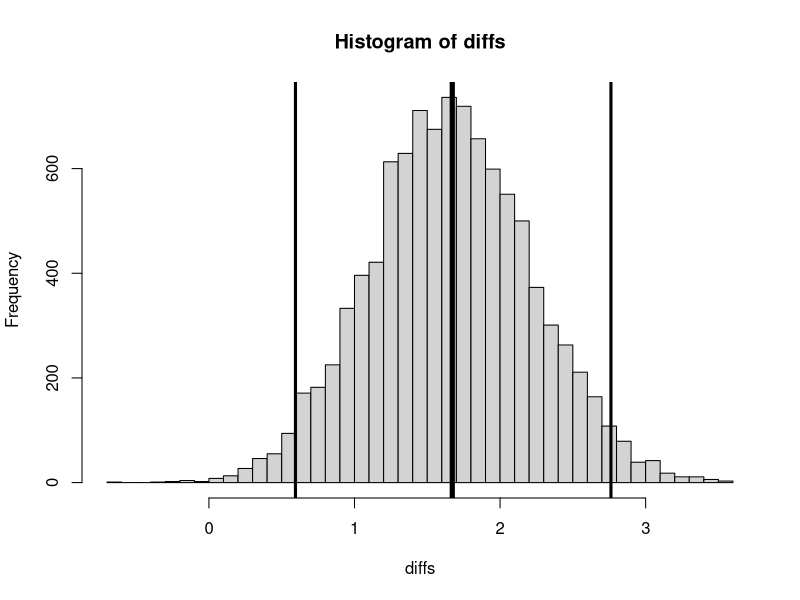
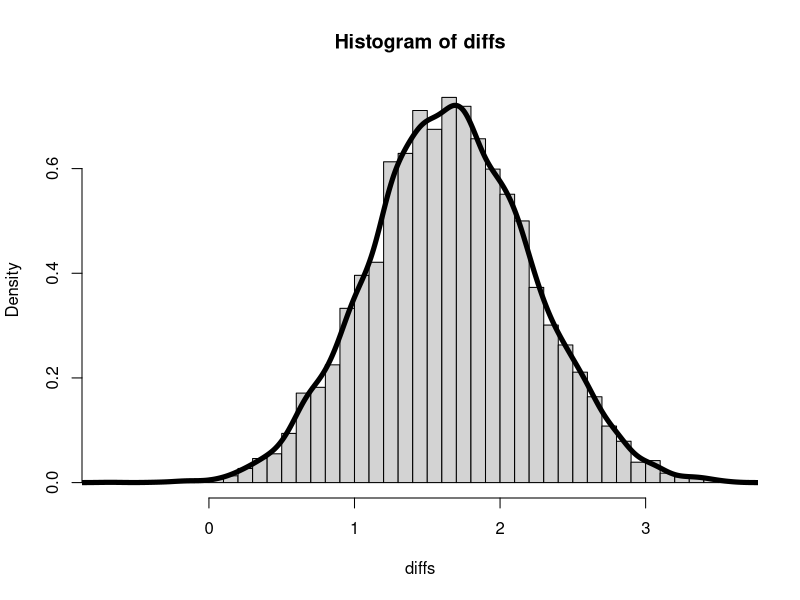
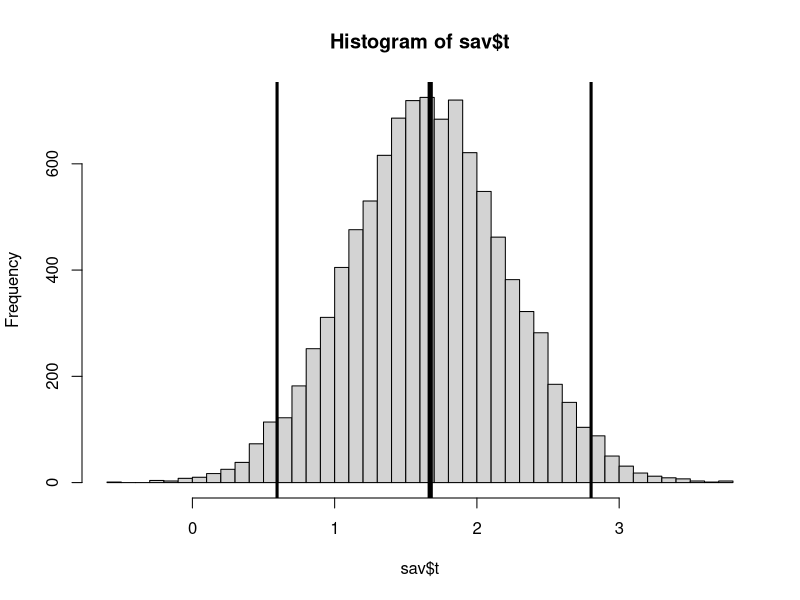
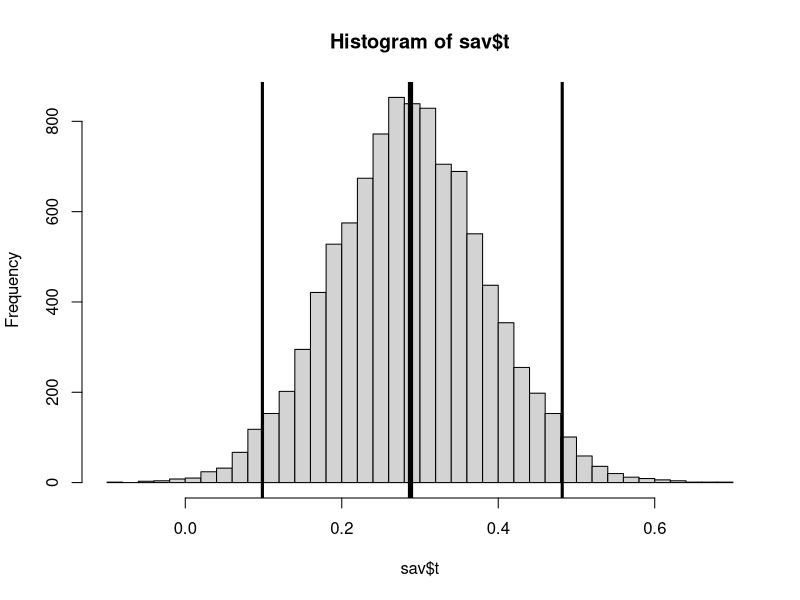
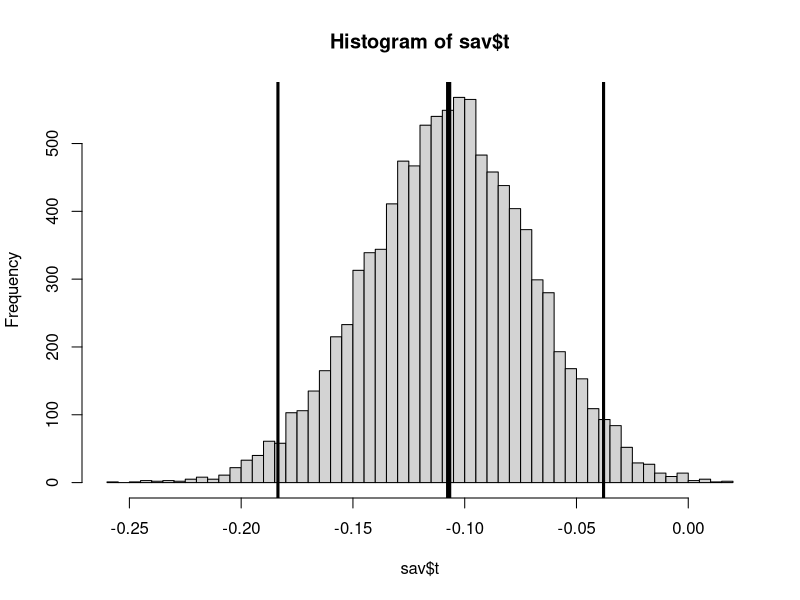
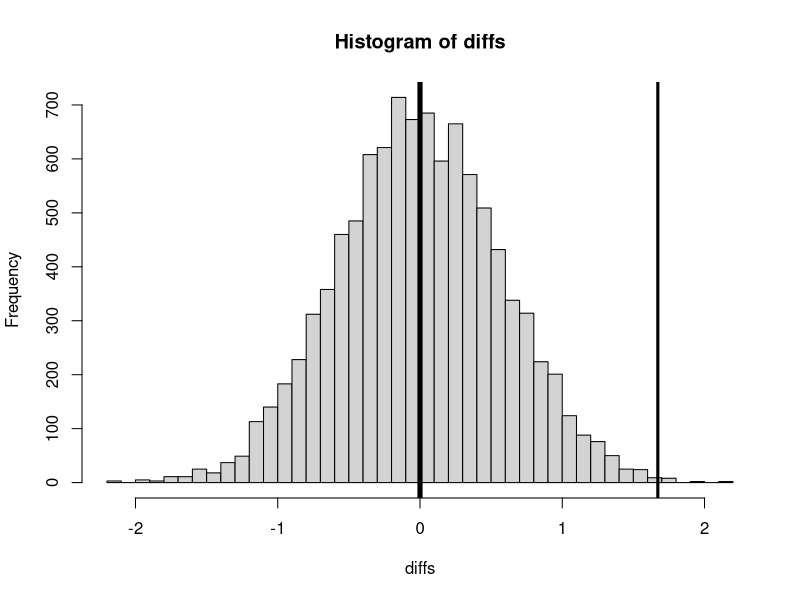
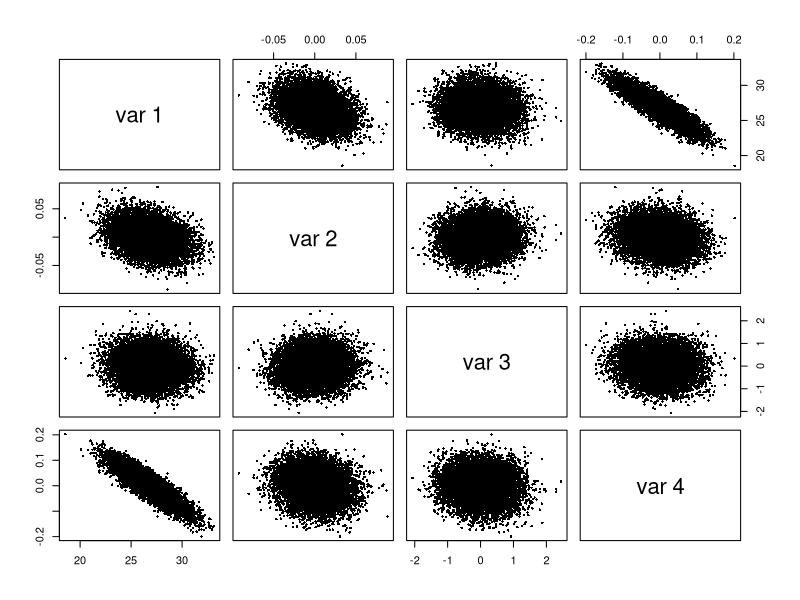
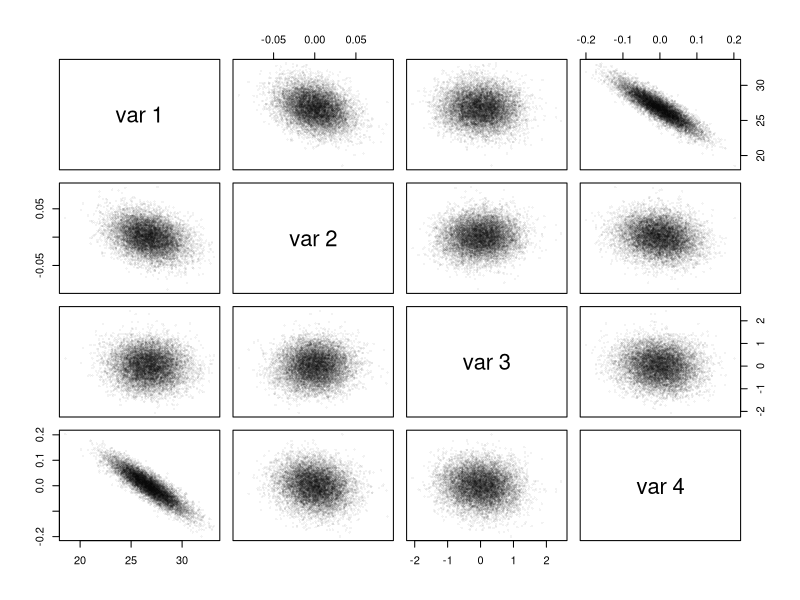

The R source for these figures, in order: (Note: a time limit stopped this script after it produced the figures.)
############################################################################

# Open Online R Stream (https://www.wvbauer.com/doku.php/live_streams)
#
# By:   Wolfgang Viechtbauer (https://www.wvbauer.com)
# Date: 2021-03-11
#
# Topic(s):
# - bootstrapping
# - permutation testing
#
# last updated: 2021-03-11

############################################################################

# read in data
dat <- read.delim("data_survey_edit.txt")

# look at first 6 rows of dataset
head(dat)

# number of rows
nrow(dat)

# to make things a bit easier below, keep only participants with complete data
# on the variables age, sex, pss, rses, and lotr
dat <- dat[complete.cases(dat[c("age", "sex", "pss", "rses", "lotr")]),]

# so we lose 5 participants
nrow(dat)

# mean stress level for female versus male participants
by(dat$pss, dat$sex, mean)

# mean difference
mean(dat$pss[dat$sex == "female"]) - mean(dat$pss[dat$sex == "male"])

# t-test of H0: true mean difference is 0
# https://en.wikipedia.org/wiki/T-test#Equal_or_unequal_sample_sizes,_similar_variances_(1/2_%3C_sX1/sX2_%3C_2)
t.test(pss ~ sex, data=dat, var.equal=TRUE)

############################################################################

# bootstrapping: https://en.wikipedia.org/wiki/Bootstrapping_(statistics)

# bootstrap the mean difference

set.seed(1234)

iters <- 10000
diffs <- rep(NA, iters)
n <- nrow(dat)

for (i in 1:iters) {

   ids <- sample(n, replace=TRUE)
   sub <- dat[ids,]
   diffs[i] <- mean(sub$pss[sub$sex == "female"]) - mean(sub$pss[sub$sex == "male"])

}

hist(diffs, breaks=50)
abline(v=mean(dat$pss[dat$sex == "female"]) - mean(dat$pss[dat$sex == "male"]), lwd=5)
mean(diffs)

ci <- quantile(diffs, c(.025, .975))
ci

abline(v=ci, lwd=3)

# histogram with kernel density estimate of bootstrap distribution superimposed

hist(diffs, breaks=50, freq=FALSE)
lines(density(diffs), lwd=5)

# let's use the boot package for this

library(boot)

bootfun <- function(data, ids) {

   sub <- data[ids,]
   mean(sub$pss[sub$sex == "female"]) - mean(sub$pss[sub$sex == "male"])

}

set.seed(1234)

sav <- boot(dat, statistic=bootfun, R=10000)
sav

hist(sav$t, breaks=50)
abline(v=sav$t0, lwd=5)

cis <- boot.ci(sav)
cis

abline(v=cis$bca[4:5], lwd=3)

# note: not exactly the same, but we can ignore the difference
cis$percent[4:5]
quantile(sav$t, c(.025, .975))

# or we can get the same percentile CI with this
quantile(sav$t, c(.025, .975), type=6)

############################################################################

# bootstrap CI for the standardized mean difference

bootfun <- function(data, ids) {

   sub <- data[ids,]
   pss.f <- sub$pss[sub$sex == "female"]
   pss.m <- sub$pss[sub$sex == "male"]
   varp <- ((length(pss.f)-1)*sd(pss.f)^2 + (length(pss.m)-1)*sd(pss.m)^2) / (nrow(sub) - 2)
   (mean(pss.f) - mean(pss.m)) / sqrt(varp)

}

set.seed(1234)

sav <- boot(dat, statistic=bootfun, R=10000)
sav

hist(sav$t, breaks=50)
abline(v=sav$t0, lwd=5)

cis <- boot.ci(sav)
cis

abline(v=cis$bca[4:5], lwd=3)

############################################################################

# bootstrap CI for cor(pss,rses) - cor(pss,lotr)

cor(dat$pss, dat$rses)
cor(dat$pss, dat$lotr)
cor(dat$pss, dat$rses) - cor(dat$pss, dat$lotr)

bootfun <- function(data, ids) {
   sub <- data[ids,]
   cor(sub$pss, sub$rses) - cor(sub$pss, sub$lotr)
}

set.seed(1234)

sav <- boot(dat, statistic=bootfun, R=10000)
sav

hist(sav$t, breaks=50)
abline(v=sav$t0, lwd=5)

cis <- boot.ci(sav)
cis

abline(v=cis$bca[4:5], lwd=3)

############################################################################

# permutation testing: https://en.wikipedia.org/wiki/Resampling_(statistics)#Permutation_tests

set.seed(1234)

iters <- 10000
diffs <- rep(NA, iters)

for (i in 1:iters) {

   sub <- dat
   sub$sex <- sample(sub$sex)
   diffs[i] <- mean(sub$pss[sub$sex == "female"]) - mean(sub$pss[sub$sex == "male"])

}

hist(diffs, breaks=50)
abline(v=0, lwd=5)
obsdiff <- mean(dat$pss[dat$sex == "female"]) - mean(dat$pss[dat$sex == "male"])
abline(v=obsdiff, lwd=3)

mean(diffs >= obsdiff)
mean(abs(diffs) >= abs(obsdiff))

# compare with t-test
t.test(pss ~ sex, data=dat, var.equal=TRUE)

############################################################################

# permutation testing in the context of a regression model

res <- lm(pss ~ age + sex + rses, data=dat)
summary(res)

set.seed(1234)

iters <- 10000
coefs <- matrix(NA, nrow=iters, ncol=4)

for (i in 1:iters) {

   sub <- dat
   sub$pss <- sample(sub$pss)
   tmp <- lm(pss ~ age + sex + rses, data=sub)
   coefs[i,] <- coef(tmp)

}

pairs(coefs, pch=16, cex=0.5)

pairs(coefs, pch=16, cex=0.5, col=rgb(0,0,0,.05))

# put histograms on the diagonal
panel.hist <- function(x, ...) {
   usr <- par("usr"); on.exit(par(usr))
   par(usr = c(usr[1:2], 0, 1.5))
   h <- hist(x, plot = FALSE, breaks = 50)
   breaks <- h$breaks; nB <- length(breaks)
   y <- h$counts; y <- y/max(y)
   rect(breaks[-nB], 0, breaks[-1], y, col = "lightgray")
}

pairs(coefs, pch=20, cex=0.5, col=rgb(0,0,0,.05), diag.panel=panel.hist)

mean(abs(coefs[,1]) >= abs(coef(res)[1]))
mean(abs(coefs[,2]) >= abs(coef(res)[2]))
mean(abs(coefs[,3]) >= abs(coef(res)[3]))
mean(abs(coefs[,4]) >= abs(coef(res)[4]))

# compare with summary(lm())
summary(res)

# to avoid a p-value of 0, can do a +1 correction
(sum(abs(coefs[,4]) >= abs(coef(res)[4])) + 1) / (iters + 1)

# a CI for R^2 using bootstrapping

bootfun <- function(data, ids) {

   sub <- data[ids,]
   tmp <- lm(pss ~ age + sex + rses, data=sub)
   summary(tmp)$r.squared

}

set.seed(1234)

sav <- boot(dat, statistic=bootfun, R=10000)
sav

hist(sav$t, breaks=50)
abline(v=sav$t0, lwd=5)

cis <- boot.ci(sav)
cis

abline(v=cis$bca[4:5], lwd=3)

# to see a skewed bootstrap distribution, rerun the above but remove rses from
# the model; then R^2 is quite small (~4%) and the bootstrap distribution is
# quite right-skewed

############################################################################
